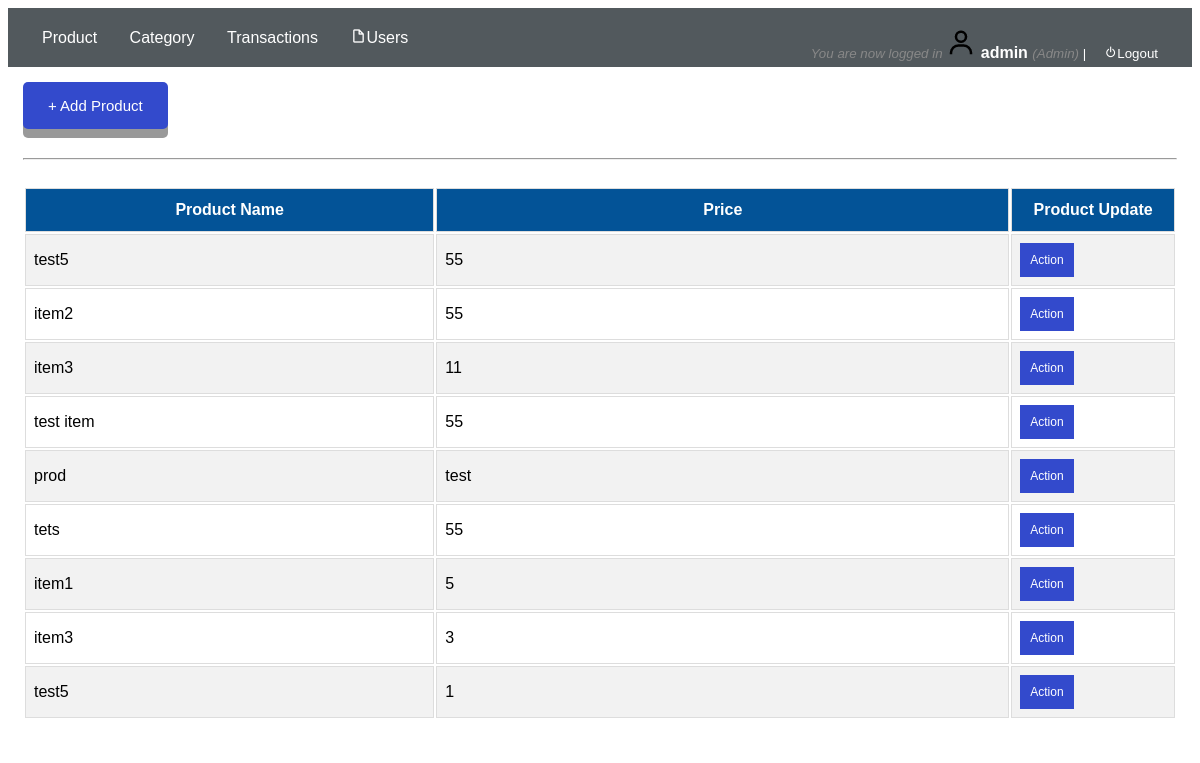
Page /admin/index.php?page=product (signed in) on the committed database.
### tables this page shows
CREATE TABLE `product` (
  `product_id` int(255) NOT NULL,
  `category_id` int(11) NOT NULL,
  `product_name` varchar(255) NOT NULL,
  `price` varchar(255) NOT NULL
);

### admin/product.php (the view, shortened to what this page needs)
<!DOCTYPE html>
<?php
$conn = mysqli_connect("localhost","root","") or die (mysqli_error($conn));
$sql = "SELECT * FROM product";
$q = mysqli_query($conn,$sql) or die (mysqli_error($conn));
?>
<html>
<head>
	<link rel = "stylesheet" type="text/css" href="../css/create_user.css" />
	<link href='https://unpkg.com/boxicons@2.0.9/css/boxicons.min.css' rel='stylesheet'>
</head>
<body>
<div class="button-align">
		<div class="first-modal">
			<button class="modal-button" href="#myModal1"> + Add Product</button>
		</div>
</div>
	<br>
	<hr>
	<br>
	<div id="tbody">
		<table width="100%">
			<tr>
				<th width="25%">Product Name</th>
			    <th width="35%">Price</th>
			    <th width="10%">Product Update</th>
			</tr>
			<?php
						while($r = mysqli_fetch_assoc($q))
						{
					?>
			 	<tr>
			 		<td><?php echo $r['product_name'];?></td>
					<td><?php echo $r['price'];?></td>
					<td>
						<div class="dropdown">
						  <button class="dropbtn">Action</button>
						</div>
					</td>
			 	</tr>
			 		<?php
						}
					?>
		</table>
	</div>
</body>
</html>

### css/responsive.css (style rules this page uses)
* { box-sizing: border-box; }
html { font-family: "Lucida Sans", sans-serif; }

### css/create_user.css (style rules this page uses)
.button-align { height: 50px; }
.first-modal { width: 150px; float: left; }
.first-modal button { display: inline-block; padding: 15px 25px; font-size: 15px; cursor: pointer; text-align: center; text-decoration: none; outline: none; color: #fff; background-color: #334acc; border: none; border-radius: 5px; box-shadow: 0 9px #999; }
#tbody { font-family: Arial, Helvetica, sans-serif; border-collapse: collapse; width: 100%; }
#tbody td, th { border: 1px solid #ddd; padding: 8px; }
#tbody tr:nth-child(even) { background-color: #f2f2f2; }
#tbody th { padding-top: 12px; padding-bottom: 12px; text-align: left; background-color: #035397; color: white; text-align: center; }
.dropbtn { background-color: #334acc; color: white; padding: 10px; font-size: 12px; border: none; }
.dropdown { position: relative; display: inline-block; }

### rows in the picture
product: product_name "test5", price "55"
product: product_name "item2", price "55"
product: product_name "item3", price "11"
product: product_name "test item", price "55"
product: product_name "prod", price "test"
product: product_name "tets", price "55"
product: product_name "item1", price "5"
product: product_name "item3", price "3"
product: product_name "test5", price "1"

### other values in the picture
$_SESSION['success'] "You are now logged in"
$_SESSION['user']['name'] "admin"
$_SESSION['user']['user_type'] "Admin"
